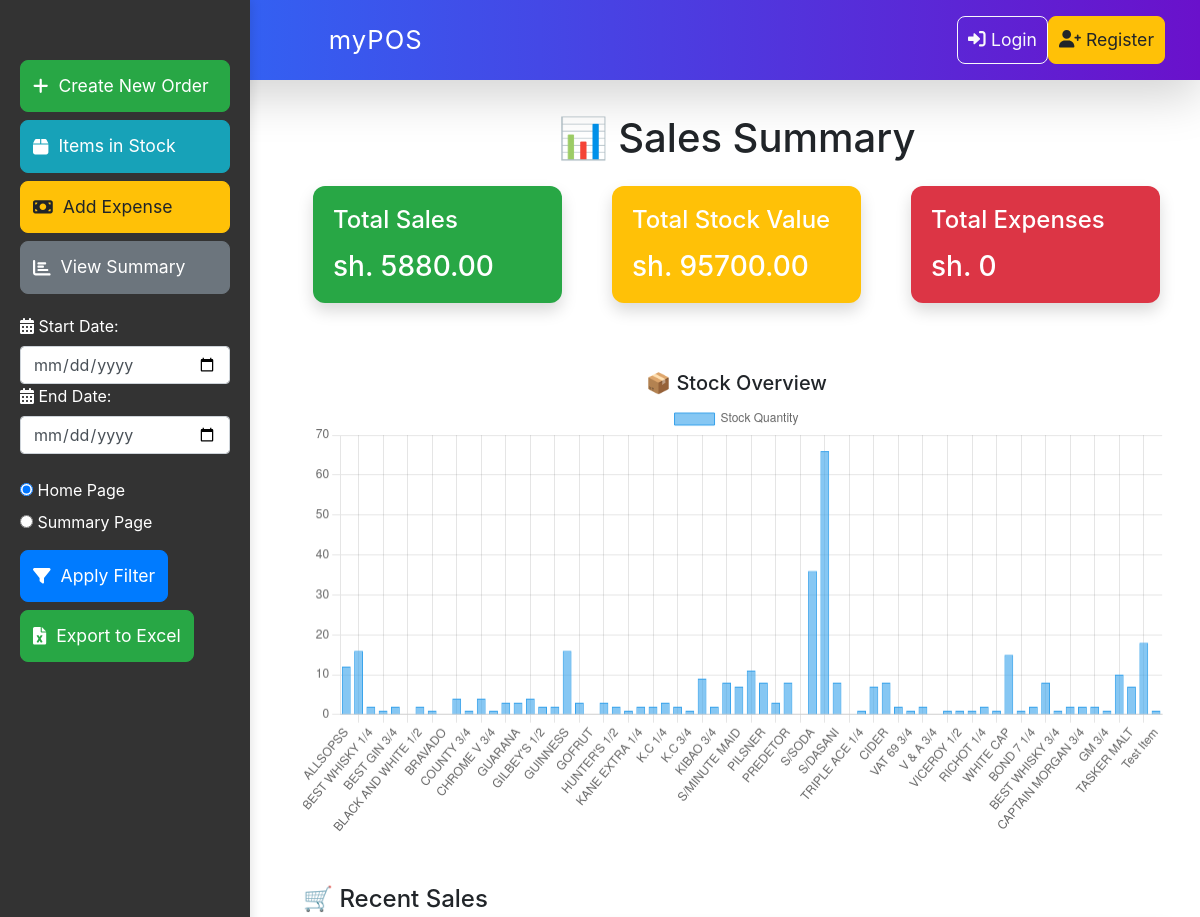
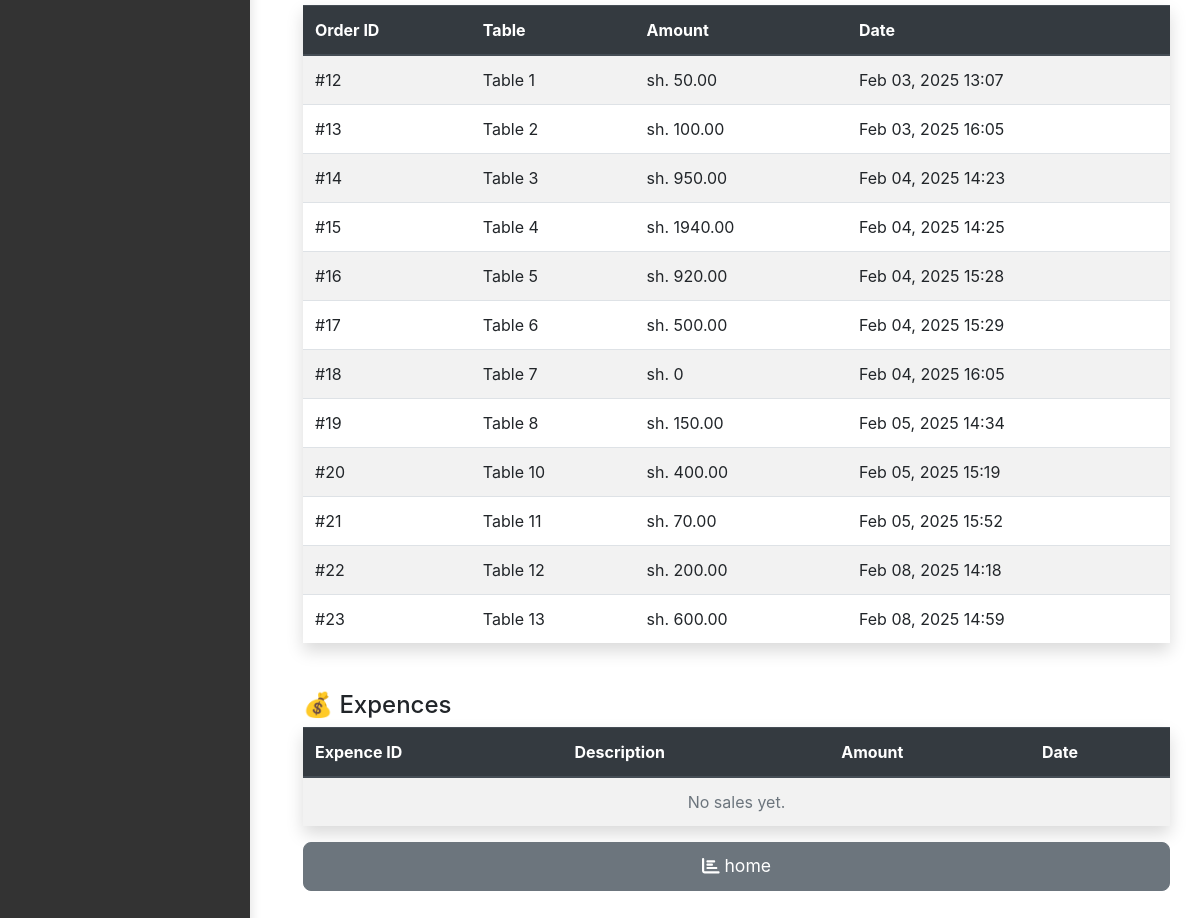
Page /summary/ on the earlier database version (2 pictures, top to bottom).
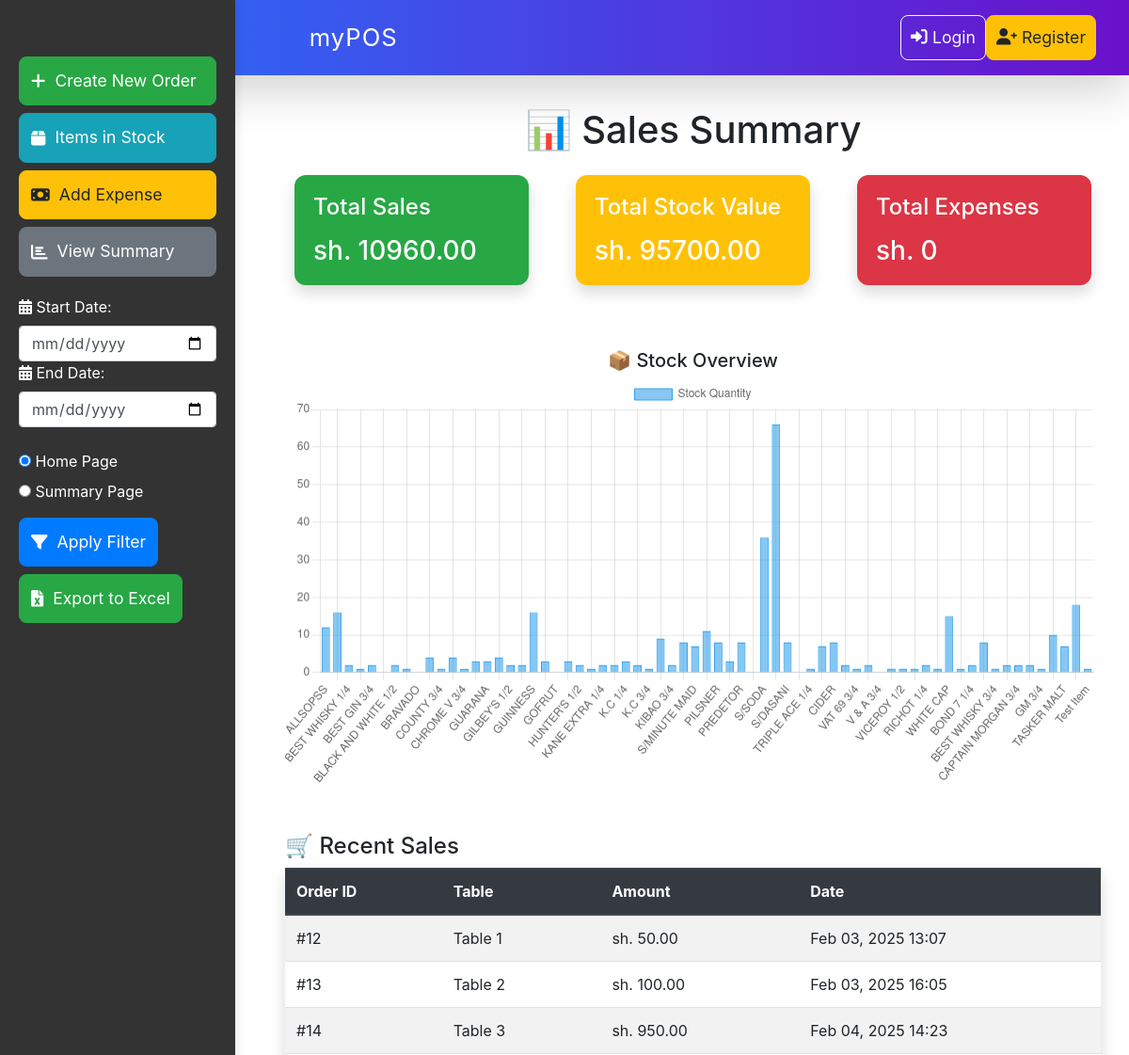
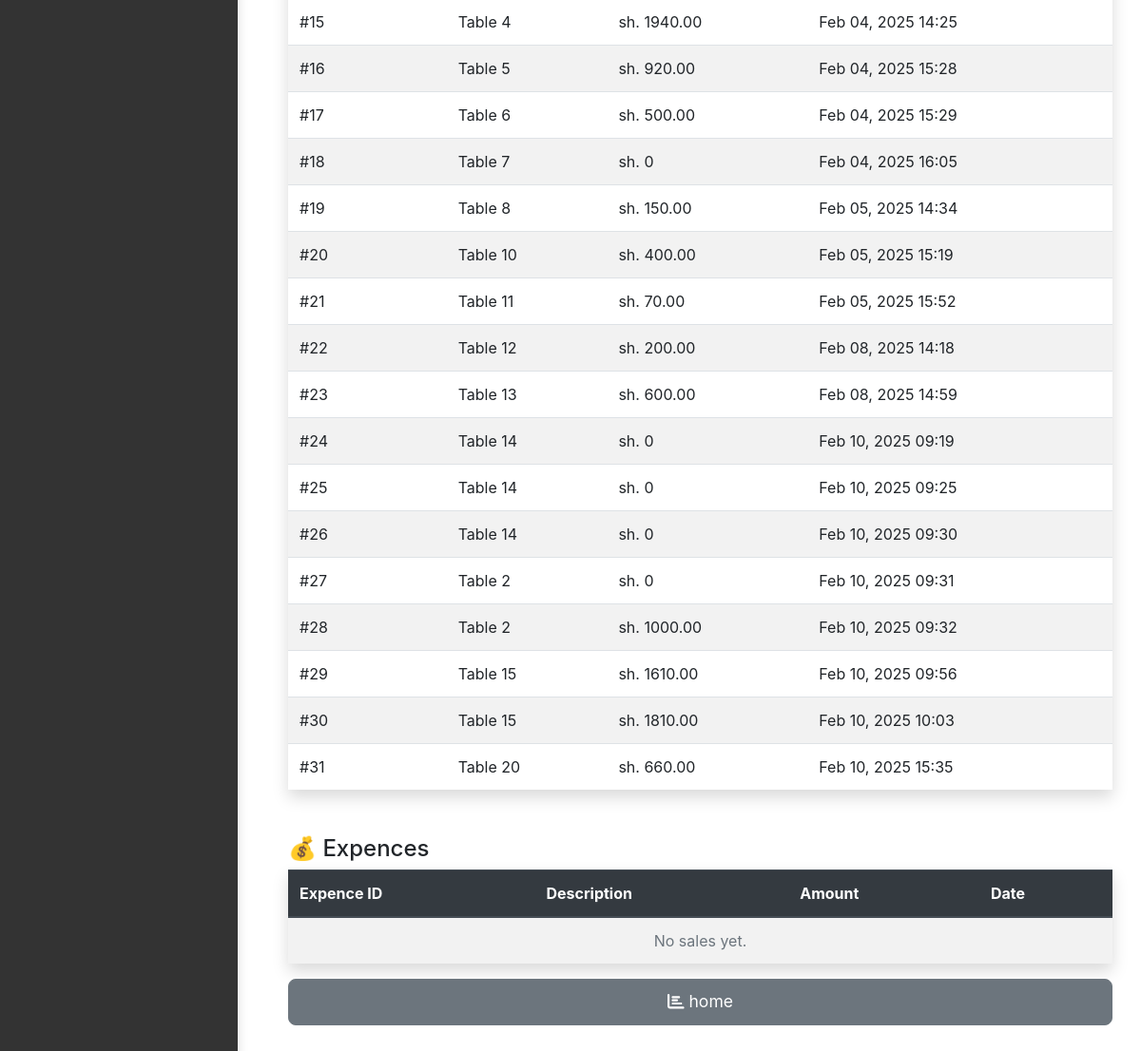
Same page on the later database version (2 pictures, top to bottom).
### pos/models.py (models this page shows, shortened)
class Order(models.Model):
    user = models.ForeignKey(User, on_delete=models.CASCADE, null=True, blank=True)  # Link to User model
    table_number = models.IntegerField()
    created_at = models.DateTimeField(auto_now_add=True)
    is_paid = models.BooleanField(default=False)
    def total_price(self):
        return sum(item.total_price() for item in self.order_items.all())

class OrderItem(models.Model):
    order = models.ForeignKey(Order, related_name='order_items', on_delete=models.CASCADE)
    item = models.ForeignKey(Item, on_delete=models.CASCADE)
    quantity = models.IntegerField()
    def total_price(self):
        return self.quantity * self.item.unit_price

class Item(models.Model):
    name = models.CharField(max_length=100)
    unit_price = models.DecimalField(max_digits=10, decimal_places=2)
    stock_quantity = models.IntegerField(default=0)
    image = models.ImageField(upload_to='item_images/', null=True, blank=True)

### pos/views.py (the view)
# urls.py: path('summary/', views.summary, name='summary'),
def summary(request):
    items = Item.objects.all()
    orders = Order.objects.all()  # Fetch all orders
    expenses = Expense.objects.all()  # Fetch all expenses
    start_date = request.GET.get('start_date')
    end_date = request.GET.get('end_date')
    if start_date and end_date:
        start_date = parse_date(start_date)
        end_date = parse_date(end_date)
        if start_date and end_date:
            orders = orders.filter(created_at__date__range=[start_date, end_date])
            expenses = expenses.filter(date__range=[start_date, end_date])  # Assuming `date` is the field for Expense
    total_stock_value = sum(item.unit_price * item.stock_quantity for item in items)
    total_expenses = sum(expense.amount for expense in expenses)
    total_sales = sum(order.total_price() for order in orders)
    stock_labels = [item.name for item in items]
    stock_values = [item.stock_quantity for item in items]
    expense_labels = [expense.description for expense in expenses]
    expense_values = [expense.amount for expense in expenses]
    return render(request, 'pos/summary.html', {
        'total_stock_value': total_stock_value,
        'total_expenses': total_expenses,
        'total_sales': total_sales,
        'stock_labels': stock_labels,
        'stock_values': stock_values,
        'expense_labels': expense_labels,
        'expense_values': expense_values,
        'orders': orders,  # Pass filtered orders
        'expenses': expenses
    })

### pos/templates/pos/summary.html (shortened to what this page needs)
{% extends 'pos/base.html' %}
{% load static %}
{% block content %}
    <link rel="stylesheet" href="https://cdn.jsdelivr.net/npm/daterangepicker/daterangepicker.css">
<div class="container mt-4">
    <h1 class="text-center mb-4">📊 Sales Summary</h1>
    <div class="row">
        <div class="col-md-4">
            <div class="card text-white bg-success shadow">
                <div class="card-body">
                    <h5 class="card-title">Total Sales</h5>
                    <p class="card-text h3">sh. {{ total_sales }}</p>
                </div>
            </div>
        </div>
        <div class="col-md-4">
            <div class="card text-white bg-warning shadow">
                <div class="card-body">
                    <h5 class="card-title">Total Stock Value</h5>
                    <p class="card-text h3">sh. {{ total_stock_value }}</p>
                </div>
            </div>
        </div>
        <div class="col-md-4">
            <div class="card text-white bg-danger shadow">
                <div class="card-body">
                    <h5 class="card-title">Total Expenses</h5>
                    <p class="card-text h3">sh. {{ total_expenses }}</p>
                </div>
            </div>
        </div>
    </div>
    <div class="row mt-5">
        <div class="col-md-12">
            <h5 class="text-center">📦 Stock Overview</h5>
            <canvas id="stockChart"></canvas>
        </div>
    </div>
    <div class="mt-5">
        <h4>🛒 Recent Sales</h4>
        <table class="table table-striped table-hover shadow">
            <thead class="thead-dark">
                <tr>
                    <th>Order ID</th>
                    <th>Table</th>
                    <th>Amount</th>
                    <th>Date</th>
                </tr>
            </thead>
            <tbody>
                {% for order in orders %}
                <tr>
                    <td>#{{ order.id }}</td>
                    <td>Table {{ order.table_number }}</td>
                    <td>sh. {{ order.total_price }}</td>
                    <td>{{ order.created_at|date:"M d, Y H:i" }}</td>
                </tr>
                {% empty %}
                <tr>
                    <td colspan="4" class="text-center text-muted">No sales yet.</td>
                </tr>
                {% endfor %}
            </tbody>
        </table>
    </div>
    <div class="mt-5">
        <h4>💰 Expences</h4>
        <table class="table table-striped table-hover shadow">
            <thead class="thead-dark">
                <tr>
                    <th>Expence ID</th>
                    <th>Description</th>
                    <th>Amount</th>
                    <th>Date</th>
                </tr>
            </thead>
            <tbody>
                {% for expens in expenses %}
                <tr>
                    <td>#{{ expens.id }}</td>
                    <td>Table {{ expens.description }}</td>
                    <td>sh. {{ expens.amount }}</td>
                    <td>{{ expens.date }}</td>
                </tr>
                {% empty %}
                <tr>
                    <td colspan="4" class="text-center text-muted">No sales yet.</td>
                </tr>
                {% endfor %}
            </tbody>
        </table>
        <a href="{% url 'home' %}" class="btn btn-secondary w-100 mb-3">
            <i class="fas fa-chart-bar"></i> home
        </a>
    </div>
</div>
<script>
    // Stock Chart
    var stockCtx = document.getElementById('stockChart').getContext('2d');
    new Chart(stockCtx, {
        type: 'bar',
        data: {
            labels: {{ stock_labels|safe }},
            datasets: [{
                label: 'Stock Quantity',
                data: {{ stock_values|safe }},
                backgroundColor: 'rgba(54, 162, 235, 0.6)',
                borderColor: 'rgba(54, 162, 235, 1)',
                borderWidth: 1
            }]
        },
        options: {
            responsive: true,
            scales: {
                y: { beginAtZero: true }
            }
        }
    });
    // Expense Chart
    var expenseCtx = document.getElementById('expenseChart').getContext('2d');
    new Chart(expenseCtx, {
        type: 'doughnut',
        data: {
            labels: {{ expense_labels|safe }},
            datasets: [{
                label: 'Expenses',
                data: {{ expense_values|safe }},
                backgroundColor: ['#FF6384', '#36A2EB', '#FFCE56', '#4CAF50', '#9C27B0'],
            }]
        },
        options: {
            responsive: true
        }
    });
</script>
    <link rel="stylesheet" href="{% static 'css/daterangepicker.css' %}">
{% endblock %}

### pos/templates/pos/base.html (shortened to what this page needs)
{% load static %}
<!DOCTYPE html>
<html lang="en">
<head>
    <link rel="stylesheet" href="https://stackpath.bootstrapcdn.com/bootstrap/4.5.2/css/bootstrap.min.css">
    <link rel="stylesheet" href="{% static 'bootstrap/css/bootstrap.min.css' %}">
    <link rel="stylesheet" href="{% static 'css/daterangepicker.css' %}">
    <link rel="stylesheet" href="https://cdnjs.cloudflare.com/ajax/libs/font-awesome/6.4.2/css/all.min.css">
</head>
<nav class="navbar navbar-expand-lg navbar-expand-md navbar-expand-sm navbar-dark bg-primary shadow-lg fixed-top .navbar-c ">
    <div class="container-fluid">
        <a class="navbar-brand fw-bold " href="{% url 'home' %}" style="font-size: 1.6rem; letter-spacing: 1px;">
            <i class="fas "></i> myPOS
        </a>
        <div class="collapse navbar-collapse justify-content-end" id="navbarNav">
            <ul class="navbar-nav">
                {% if user.is_authenticated %}
                <li class="nav-item dropdown">
                    <a class="nav-link dropdown-toggle text-white fw-bold" href="#" id="userDropdown" role="button"
                        data-bs-toggle="dropdown" aria-expanded="false">
                        <i class="fas fa-user-circle"></i> @{{ user.username }}
                    </a>
                    <ul class="dropdown-menu dropdown-menu-end">
                        <li><a class="dropdown-item" href="{% url 'logout' %}"><i class="fas fa-sign-out-alt"></i> Logout</a></li>
                    </ul>
                </li>
                {% else %}
                <li class="nav-item">
                    <a class="btn btn-outline-light fw-bold me-2" href="{% url 'login' %}">
                        <i class="fas fa-sign-in-alt"></i> Login
                    </a>
                </li>
                <li class="nav-item">
                    <a class="btn btn-warning fw-bold" href="{% url 'register' %}">
                        <i class="fas fa-user-plus"></i> Register
                    </a>
                </li>
                {% endif %}
            </ul>
        </div>
    </div>
</nav>
<body>
    <div class="container-fluid c-container">
        {% block content %}
        {% endblock %}
    </div>
    <div class="sidebar" id="sidebar">
        <button class="btn btn-success w-100 mb-2" onclick="loadFormIntoModal('{% url 'create_order' %}')">
            <i class="fas fa-plus"></i> Create New Order
        </button>
        <button class="btn btn-info w-100 mb-2" onclick="window.location.href='{% url 'items_in_stock' %}'">
            <i class="fas fa-box"></i> Items in Stock
        </button>
        <button class="btn btn-warning w-100 mb-2" onclick="loadFormIntoModal('{% url 'add_expense' %}')">
            <i class="fas fa-money-bill"></i> Add Expense
        </button>
        <a href="{% url 'summary' %}" class="btn btn-secondary w-100 mb-3">
            <i class="fas fa-chart-bar"></i> View Summary
        </a>
        <form id="filter-form" method="GET" action="{% url 'home_filter' %}">
            <div class="date-picker-container">
                <label for="start-date">
                    <i class="fas fa-calendar-alt"></i> Start Date:
                </label>
                <input type="date" id="start-date" name="start_date" class="form-control">
                <label for="end-date">
                    <i class="fas fa-calendar-alt"></i> End Date:
                </label>
                <input type="date" id="end-date" name="end_date" class="form-control">
                <br>
                <label><input type="radio" name="page" value="home" checked> Home Page</label>
                <label><input type="radio" name="page" value="summary"> Summary Page</label>
                <button type="submit" class="btn btn-primary mt-2 apply-filter">
                    <i class="fas fa-filter"></i> Apply Filter
                </button>
            </div>
        </form>
        <button class="btn btn-success mt-2" onclick="openExportModal()">
            <i class="fas fa-file-excel"></i> Export to Excel
        </button>
    </div>
</body>
</html>

### pos/templates/pos/base.html (style rules this page uses)
.sidebar { width: 250px; position: fixed; left: -250px; top: 0; height: 100%; background: #343a40; padding: 20px; transition: 0.3s; }
.card { background-color: #fff; border: none; border-radius: 12px; box-shadow: 0 4px 12px rgba(0, 0, 0, 0.1); overflow: hidden; margin-bottom: 20px; margin-left: 10px; margin-right: 10px; max-width: 300px; }
.card-body { padding: 20px; }
.card-title { font-size: 1.5rem; margin-bottom: 15px; }
.btn { font-size: 1.1rem; padding: 10px; border-radius: 8px; }
.btn-primary { background-color: #007bff; border-color: #007bff; transition: all 0.3s ease; }
.w-100 { width: 100%; }
.container { padding-top: 30px; padding-bottom: 30px; }
.row { margin-bottom: 20px; }
.text-muted { margin-left: 20px; }
.sidebar { width: 250px; position: fixed; top: 80px; left: 0; background-color: #f8f9fa; padding: 20px; height: 100vh; box-shadow: 2px 0 10px rgba(0, 0, 0, 0.1); transition: transform 0.3s ease-in-out; }
.sidebar .btn { font-size: 1.1rem; padding: 12px; border-radius: 8px; text-align: left; display: flex; align-items: center; gap: 10px; }
.date-picker-container { margin-top: 20px; }
.sidebar { position: fixed; left: -250px; top: 0; padding-top: 5%; width: 250px; height: 100%; background-color: #333; color: white; transition: left 0.3s ease; z-index: 3000; }
.c-container { padding-left: 25%; padding-top: 10% !important; }
.navbar { padding: 20px; height: 80px; background: linear-gradient(to right, #2575fc, #6a11cb); width: 100%; padding-left: 15%; }
.navbar-brand { margin-left: 100px; }
@media (min-width: 992px) { #sidebar { left: 0; } }

### pos/templates/pos/summary.html (style rules this page uses)
.date-picker-container { margin-top: 20px; }
.c-container { padding-left: 24%; padding-top: 5% !important; }

Differences in the rows shown:
added Order: id "24", table_number "14", total_price "0", created_at "Feb 10, 2025 09:19"
added Order: id "25", table_number "14", total_price "0", created_at "Feb 10, 2025 09:25"
added Order: id "26", table_number "14", total_price "0", created_at "Feb 10, 2025 09:30"
added Order: id "27", table_number "2", total_price "0", created_at "Feb 10, 2025 09:31"
added Order: id "28", table_number "2", total_price "1000.00", created_at "Feb 10, 2025 09:32"
added Order: id "29", table_number "15", total_price "1610.00", created_at "Feb 10, 2025 09:56"
added Order: id "30", table_number "15", total_price "1810.00", created_at "Feb 10, 2025 10:03"
added Order: id "31", table_number "20", total_price "660.00", created_at "Feb 10, 2025 15:35"
Other differences:
{{ total_sales }}: "5880.00" → "10960.00"
